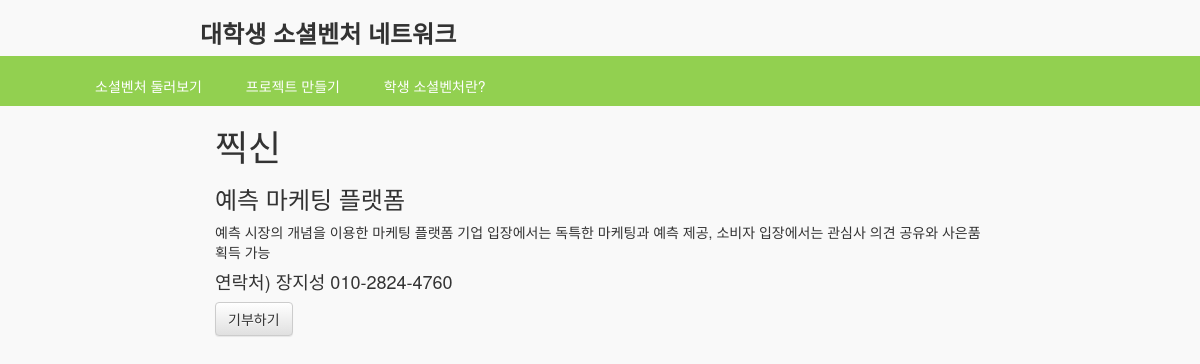
Page /2/ on the committed database.
### sowe/models.py (models this page shows)
class Club(models.Model):
	title=models.CharField(max_length=20,null=False)
	text1=models.CharField(max_length=200,null=False)
	text2=models.CharField(max_length=200,null=True)
	contact=models.CharField(max_length=200,null=True)

### sowe/views.py (the view)
# urls.py: url(r'^(\d+)/$','sowe.views.each'),
def each(request,offset):
	offset=int(offset)
	cb=Club.objects.filter(id=offset)
	return render_to_response('yours.html',{'cb':cb})

### templates/yours.html (shortened to what this page needs)
<html>
<head>
<link rel="stylesheet" href="https://maxcdn.bootstrapcdn.com/bootstrap/3.3.1/css/bootstrap.min.css">
<link rel="stylesheet" href="https://maxcdn.bootstrapcdn.com/bootstrap/3.3.1/css/bootstrap-theme.min.css">
</head>
<body>
<div class="col-md-offset-2">
<h3><strong>대학생 소셜벤처 네트워크</strong></h3>
</div>
<div class="col-md-12">
<br>
<ul>
	<li><a href="/you/">소셜벤처 둘러보기</a></li>
	<li><a href="/my/">프로젝트 만들기</a></li>
	<li><a href="javascript:alert('좌측 등록 란에서 등록해주세요!')">학생 소셜벤처란?</a></li>
</ul>
</div>
<div class="col-md-8 col-md-offset-2">
{% for i in cb %}
<h1>{{i.title}}</h1>
<h3>{{i.text1}}</h3>
<p>{{i.text2}}</p>
<h4>연락처){{i.contact}}</h4>
<button class="btn btn-default">기부하기</button>
{% endfor %}
</div>
</body>
</html>

### templates/yours.html (style rules this page uses)
a { color:#000099; }
body { background-color:#f9f9f9; }
li { list-style-type: none; display:inline-block; }
.col-md-12 { background-color: #92d050; }
li>a { color:white; margin-left:40px; }
a { color:darkgray; }
ul { color:white; }

### rows in the picture
Club: title "찍신", text1 "예측 마케팅 플랫폼", text2 "예측 시장의 개념을 이용한 마케팅 플랫폼 기업 입장에서는 독특한 마케팅과 예측 제공, 소비자 입장에서는 관심사 의견 공유와 사은품 획득 가능", contact "장지성 010-2824-4760"
